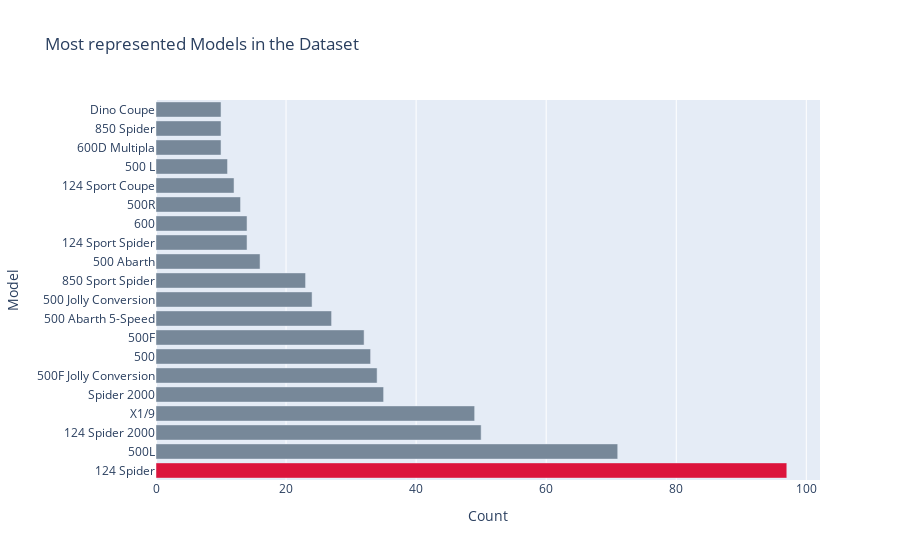

Notebook code for this chart:
### Code cell
# Filter to models with more than min_observations
counts=df['model'].value_counts()
frequent_models = counts[counts >= min_observations].index

# Filter the data to frequent models
df = df[df['model'].isin(frequent_models)]
popular_labels=frequent_models

colors=['lightslategray',]*len(popular_labels)
colors[0]='crimson'

fig=go.Figure(data=[go.Bar(x=counts[:25],y=popular_labels,marker_color=colors,orientation='h')])
fig.update_layout(title_text='Most represented Models in the Dataset',xaxis_title="Count",yaxis_title="Model")

### Figure 1 — Plotly figure (JSON) as saved in the notebook; plotly's stock layout.template omitted (floating-point values rounded to 4 significant figures)
{"data": [{"marker": {"color": ["crimson", "lightslategray", "lightslategray", "lightslategray", "lightslategray", "lightslategray", "lightslategray", "lightslategray", "lightslategray", "lightslategray", "lightslategray", "lightslategray", "lightslategray", "lightslategray", "lightslategray", "lightslategray", "lightslategray", "lightslategray", "lightslategray", "lightslategray"]}, "orientation": "h", "type": "bar", "x": [97, 71, 50, 49, 35, 34, 33, 32, 27, 24, 23, 16, 14, 14, 13, 12, 11, 10, 10, 10, 9, 8, 8, 8, 7], "y": ["124 Spider", "500L", "124 Spider 2000", "X1/9", "Spider 2000", "500F Jolly Conversion", "500", "500F", "500 Abarth 5-Speed", "500 Jolly Conversion", "850 Sport Spider", "500 Abarth", "124 Sport Spider", "600", "500R", "124 Sport Coupe", "500 L", "600D Multipla", "850 Spider", "Dino Coupe"]}], "layout": {"title": {"text": "Most represented Models in the Dataset"}, "xaxis": {"title": {"text": "Count"}}, "yaxis": {"title": {"text": "Model"}}}}
